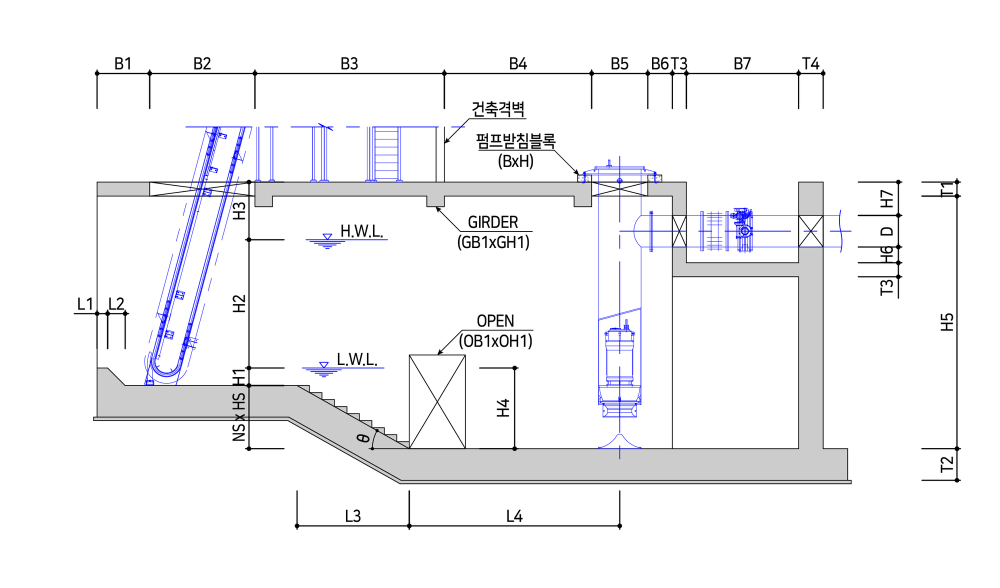
#> input picture src/DHBIMWATER.UI/Resources/PumpStationImages/TYPE-1_종단제원.png, 2000 x 1176 px (shown at 1/2 size)
$ python generate_pump_diagram_labels.py
#> lines starting #> are read from the running program, lines starting #| are printed output that depends on the picture; after the words box and inside, x2 and y2 are one past the last pixel; in counts of white or black regions, pixels touching at a corner belong together
"""Measure the parameter labels on the pumping-station diagram PNGs and write the highlight table.

Run: python tools/generate_pump_diagram_labels.py [preview_dir]
Writes src/DHBIMWATER.UI/ViewModels/Modeling/PumpingStationDiagramLabels.g.cs.

The pumping-station diagrams are CAD exports, not generated drawings, so the PNGs stay as they are.
This script finds the black label glyphs, groups them into words, and maps each word to a
parameter through SPEC below. Labels that touch a dimension line are not found automatically;
SPEC gives an approximate rectangle for those and the script trims it to the ink inside.
Only parameters whose input box sits on the same tab are listed (D, T6 on the profile and
T4 on the plan live on other tabs, so they are left out).
Pass a folder to also write preview PNGs with the boxes drawn on top.
"""
import sys
from collections import deque
from pathlib import Path

import numpy as np
from PIL import Image, ImageDraw

ROOT = Path(__file__).resolve().parents[1]
IMAGES = ROOT / "src/DHBIMWATER.UI/Resources/PumpStationImages"
TABLE = ROOT / "src/DHBIMWATER.UI/ViewModels/Modeling/PumpingStationDiagramLabels.g.cs"
PAD = 5

# Sheet name -> (PNG file, entries). An entry is either
#   ("w", word index, [names in reading order])  - an automatically found word, split at its gaps
#   ("r", (x0, y0, x1, y1), [names], "h"|"v")    - an approximate rectangle trimmed to its ink
# A name of None skips that piece. Vertical labels read bottom to top.
SPEC = {
    "종단-Type1": ("TYPE-1_종단제원.png", [
        ("w", 0, ["L1"]), ("w", 1, ["L2"]), ("w", 2, ["B1"]), ("w", 3, ["B2"]), ("w", 5, ["B3"]),
        ("w", 7, ["L3"]), ("w", 8, ["GB1"]), ("w", 9, ["OB1"]), ("w", 13, ["GH1"]), ("w", 14, ["OH1"]),
        ("w", 15, ["L4"]), ("w", 16, ["B4"]), ("w", 17, ["B5"]), ("w", 18, ["B6", "T3"]), ("w", 19, ["B7"]),
        ("w", 20, ["T4"]), ("w", 22, ["H7"]), ("w", 23, ["H3"]), ("w", 24, ["T3"]), ("w", 25, ["H2"]),
        ("w", 26, ["H5"]), ("w", 27, ["HS"]), ("w", 28, ["H4"]), ("w", 29, ["NS"]), ("w", 30, ["T2"]),
        ("r", (570, 905, 612, 958), ["H1"], "v"), ("r", (2180, 600, 2222, 655), ["H6"], "v"),
        ("r", (2328, 445, 2370, 492), ["T1"], "v"), ("r", (880, 1072, 918, 1100), ["θ"], "h"),
    ]),
    "종단-Type2": ("TYPE-2_종단제원.png", [
        ("w", 0, ["L1"]), ("w", 1, ["L2"]), ("w", 2, ["B1"]), ("w", 3, ["B2"]), ("w", 6, ["L3"]),
        ("w", 7, ["B3"]), ("w", 8, ["GB1"]), ("w", 9, ["OB1"]), ("w", 12, ["GH1"]), ("w", 13, ["OH1"]),
        ("w", 14, ["L4"]), ("w", 15, ["B5"]), ("w", 16, ["B6", "T3"]), ("w", 17, ["T4"]), ("w", 18, ["HB1"]),
        ("w", 20, ["B7"]), ("w", 21, ["HH1"]), ("w", 22, ["T3"]), ("w", 23, ["H7"]), ("w", 24, ["H3"]),
        ("w", 26, ["H2"]), ("w", 27, ["H5"]), ("w", 28, ["HS"]), ("w", 29, ["H4"]), ("w", 30, ["NS"]),
        ("w", 31, ["T2"]),
        ("r", (570, 905, 612, 958), ["H1"], "v"), ("r", (2180, 600, 2222, 655), ["H6"], "v"),
        ("r", (2328, 445, 2370, 492), ["T1"], "v"), ("r", (880, 1072, 918, 1100), ["θ"], "h"),
    ]),
    "종단-Type3": ("TYPE-3_종단제원.png", [
        ("w", 0, ["L1"]), ("w", 1, ["L2"]), ("w", 2, ["B1"]), ("w", 3, ["B2"]), ("w", 6, ["L3"]),
        ("w", 7, ["B3"]), ("w", 8, ["GB1"]), ("w", 10, ["OB1"]), ("w", 11, ["GH1"]), ("w", 13, ["L4"]),
        ("w", 14, ["OH1"]), ("w", 15, ["B5"]), ("w", 16, ["B6", "T3"]), ("w", 17, ["T4"]), ("w", 19, ["B7"]),
        ("w", 21, ["T4"]), ("w", 22, ["H7"]), ("w", 23, ["H3"]), ("w", 24, ["T3"]), ("w", 25, ["H2"]),
        ("w", 26, ["H5"]), ("w", 27, ["H1"]), ("w", 28, ["H4"]), ("w", 29, ["NS"]), ("w", 30, ["T2"]),
        ("r", (735, 1000, 778, 1055), ["HS"], "v"), ("r", (2170, 600, 2210, 655), ["H6"], "v"),
        ("r", (2258, 445, 2300, 492), ["T1"], "v"), ("r", (1048, 1066, 1086, 1095), ["θ"], "h"),
    ]),
    "평면-좌안부": ("TYPE-1_평면제원-좌안진입.png", [
        ("w", 0, ["B10", None]), ("w", 1, ["L5"]), ("w", 2, [None, "B10"]), ("w", 3, [None, "B10"]),
        ("w", 4, ["B9"]), ("w", 5, ["B10"]), ("w", 7, ["B8"]), ("w", 8, ["T5"]), ("w", 9, ["B8"]),
        ("w", 10, ["T5"]), ("w", 11, ["B8"]), ("w", 12, ["B10", None]),
        ("r", (2340, 930, 2395, 992), ["T5"], "v"),
    ]),
    "평면-우안부": ("TYPE-1_평면제원-우안진입.png", [
        ("w", 0, ["B10", None]), ("w", 1, ["L5"]), ("w", 3, ["B10"]),
        ("r", (2080, 1905, 2165, 1955), ["B10"], "h"),   # "T4 B10" 자동 분할이 틀려 사각형으로
        ("w", 5, ["B8"]), ("w", 6, ["T5"]), ("w", 7, ["B8"]), ("w", 8, ["T5"]), ("w", 9, ["B8"]),
        ("w", 10, ["B10", None]), ("w", 11, ["B9"]), ("w", 12, ["B10", None]),
        ("r", (2340, 1140, 2395, 1205), ["T5"], "v"),
    ]),
    "평면-측면부": ("TYPE-1_평면제원-측면진입.png", [
        ("w", 0, ["B10"]), ("w", 2, ["B8"]), ("w", 3, ["T5"]), ("w", 4, ["B8"]), ("w", 5, ["T5"]),
        ("w", 6, ["B8"]), ("w", 8, ["B10"]),
    ]),
}


def load_dark(path):
    a = np.array(Image.open(path).convert("RGBA")).astype(int)
    return (a[:, :, 3] > 128) & (a[:, :, 0] < 100) & (a[:, :, 1] < 100) & (a[:, :, 2] < 100)
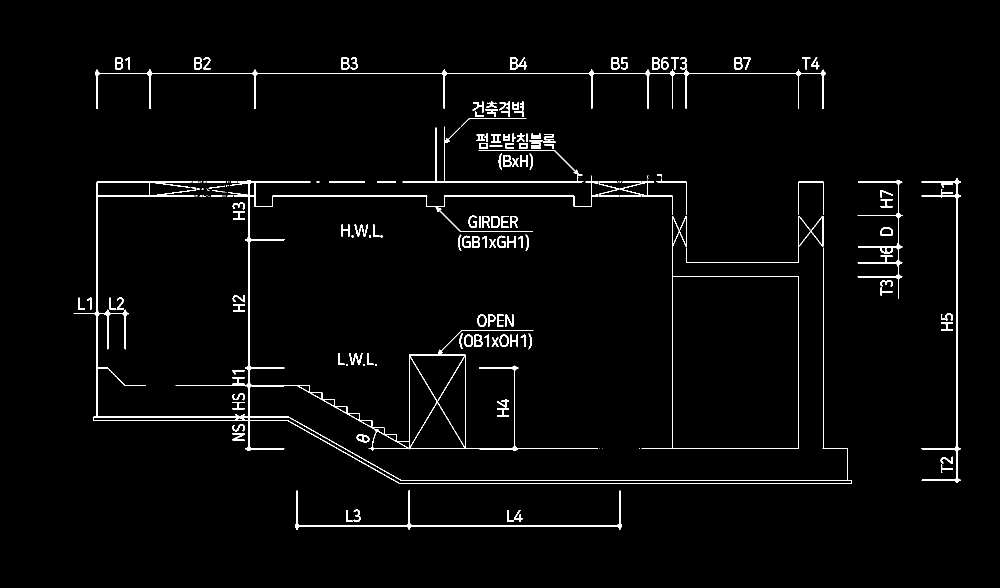
#> returned value: shape (1176, 2000) bool (shown at 1/2 size); 2.2% white in thin lines or dots, all inside (x1, y1, x2, y2) = (147, 114, 1922, 1060)


def components(dark):
    h, w = dark.shape
#> h = 1176; w = 2000
    seen = np.zeros_like(dark, dtype=bool)
    out = []
    for y0, x0 in zip(*np.nonzero(dark)):
        if seen[y0, x0]:
            continue
        q = deque([(y0, x0)])
        seen[y0, x0] = True
        x_lo = x_hi = x0
        y_lo = y_hi = y0
        n = 0
        while q:
            y, x = q.popleft()
            n += 1
            x_lo, x_hi, y_lo, y_hi = min(x_lo, x), max(x_hi, x), min(y_lo, y), max(y_hi, y)
            for dy in (-1, 0, 1):
                for dx in (-1, 0, 1):
                    yy, xx = y + dy, x + dx
                    if 0 <= yy < h and 0 <= xx < w and dark[yy, xx] and not seen[yy, xx]:
                        seen[yy, xx] = True
                        q.append((yy, xx))
        out.append((x_lo, y_lo, x_hi, y_hi, n))
#> this loop made 51657 passes
#> (y0, x0) on passes 2 to 4: (114, 413), (114, 414), (114, 415)
#> after the loop, out = 184 items, first 6: (407, 114, 420, 138, 142), (701, 114, 714, 138, 141), (1322, 114, 1336, 138, 178), (1360, 114, 1373, 138, 141), (231, 115, 245, 138, 199), (250, 115, 259, 138, 94)
    return out


def group(glyphs, horizontal):
    boxes = []
    for g in sorted(glyphs, key=lambda g: (g[0], g[1]) if horizontal else (g[1], g[0])):
        for b in boxes:
            if horizontal:
                overlap, gap = min(b[3], g[3]) - max(b[1], g[1]), g[0] - b[2]
            else:
                overlap, gap = min(b[2], g[2]) - max(b[0], g[0]), g[1] - b[3]
            if overlap > 10 and -5 <= gap <= 14:
                b[:] = [min(b[0], g[0]), min(b[1], g[1]), max(b[2], g[2]), max(b[3], g[3])]
                break
        else:
            boxes.append([g[0], g[1], g[2], g[3]])
    return boxes


def find_words(dark):
    glyphs = [c for c in components(dark)
              if 20 <= max(c[2] - c[0], c[3] - c[1]) + 1 <= 42 and min(c[2] - c[0], c[3] - c[1]) + 1 >= 3 and c[4] >= 25]
#> glyphs = 94 items, first 6: (407, 114, 420, 138, 142), (701, 114, 714, 138, 141), (1322, 114, 1336, 138, 178), (1360, 114, 1373, 138, 141), (231, 115, 245, 138, 199), (250, 115, 259, 138, 94)
    hz = [c for c in glyphs if 26 <= c[3] - c[1] + 1 <= 42 and c[2] - c[0] + 1 <= 42]
#> hz = [(997, 307, 1003, 338, 100), (1059, 307, 1065, 338, 94), (916, 469, 922, 500, 94), (1051, 469, 1057, 500, 96), (919, 667, 925, 697, 95), (1057, 667, 1063, 698, 98)]
    vt = [c for c in glyphs if 26 <= c[2] - c[0] + 1 <= 42 and c[3] - c[1] + 1 <= 42]
#> vt = [(970, 218, 995, 233, 161), (1059, 280, 1084, 282, 78), (1197, 367, 1238, 388, 141), (1240, 367, 1281, 388, 142), (417, 371, 449, 376, 53), (709, 449, 735, 472, 243), (698, 706, 724, 729, 245), (713, 868, 738, 884, 207)]
    words = [("h", b) for b in group(hz, True) if (b[2] - b[0]) >= (b[3] - b[1]) - 4]
#> the loop in group, `for g in sorted(glyphs, key=lambda g: (g[0], g[1]) if horizontal else ..` made 6 passes
#> after the loop in group, `for g in sorted(glyphs, key=lambda g: (g[0], g[1]) if horizontal else ..`: b = [1057, 667, 1063, 698]; boxes = [[916, 469, 922, 500], [919, 667, 925, 697], [997, 307, 1003, 338], [1051, 469, 1057, 500], [1057, 667, 1063, 698], [1059, 307, 1065, 338]]
#> words = []
    words += [("v", b) for b in group(vt, False) if (b[3] - b[1]) > (b[2] - b[0]) + 4]
#> the loop in group (call 2), `for g in sorted(glyphs, key=lambda g: (g[0], g[1]) if horizontal else ..` made 8 passes
    return words


def trim(dark, rect):
    """Ink box inside an approximate rectangle, ignoring dimension lines that cross it."""
    x0, y0, x1, y1 = rect
    sub = dark[y0:y1 + 1, x0:x1 + 1].copy()
    sub[:, sub.sum(axis=0) >= 0.8 * sub.shape[0]] = False
    sub[sub.sum(axis=1) >= 0.8 * sub.shape[1], :] = False
    ys, xs = np.nonzero(sub)
    return [x0 + xs.min(), y0 + ys.min(), x0 + xs.max(), y0 + ys.max()]


def split(dark, box, direction, count):
    """Split a word box into count pieces at its widest ink gaps (or evenly when there are none)."""
    if count == 1:
        return [box]
    x0, y0, x1, y1 = box
    sub = dark[y0:y1 + 1, x0:x1 + 1]
    profile = sub.sum(axis=0 if direction == "h" else 1)
    runs, start = [], None
    for i, v in enumerate(profile):
        if v == 0 and start is None:
            start = i
        elif v != 0 and start is not None:
            runs.append((i - start, start, i))
            start = None
    cuts = sorted(sorted(runs, reverse=True)[:count - 1], key=lambda r: r[1])
    if len(cuts) < count - 1 or min(r[0] for r in cuts) < 6:
        length = len(profile)
        cuts = [(0, length * k // count, length * k // count) for k in range(1, count)]
    pieces, prev = [], 0
    for _, a, b in cuts:
        pieces.append((prev, a))
        prev = b
    pieces.append((prev, len(profile)))
    out = []
    for a, b in pieces:
        out.append([x0 + a, y0, x0 + b - 1, y1] if direction == "h" else [x0, y0 + a, x1, y0 + b - 1])
    return out if direction == "h" else out[::-1]   # vertical text reads bottom to top


def main():
    preview_dir = Path(sys.argv[1]) if len(sys.argv) > 1 else None
    sheets = {}
    for sheet, (file, entries) in SPEC.items():
        path = IMAGES / file
        dark = load_dark(path)
        words = find_words(dark)
#> words = []
        labels = {}
        for entry in entries:
            if entry[0] == "w":
                direction, box = words[entry[1]]
                names = entry[2]
            else:
                box, names, direction = trim(dark, entry[1]), entry[2], entry[3]
            for name, piece in zip(names, split(dark, box, direction, len(names))):
                if name:
                    labels.setdefault(name, []).append(piece)
#> after the loop, labels = 0 items
        sheets[sheet] = labels
        if preview_dir:
            img = Image.open(path).convert("RGBA")
            bg = Image.new("RGBA", img.size, "white")
            draw = ImageDraw.Draw(bg)
            for name, boxes in labels.items():
                for b in boxes:
                    draw.rectangle([b[0] - PAD, b[1] - PAD, b[2] + PAD, b[3] + PAD], fill=(198, 255, 0, 255))
            bg.alpha_composite(img)
            draw = ImageDraw.Draw(bg)
            for name, boxes in labels.items():
                for b in boxes:
                    draw.text((b[2] + PAD + 2, b[1]), name, fill=(220, 0, 160, 255))
            bg.convert("RGB").save(preview_dir / f"pump_{sheet}.png")

    lines = [
        "// tools/generate_pump_diagram_labels.py 자동 생성. 직접 수정 금지.",
        "using System.Collections.Generic;",
        "",
        "namespace DHBIMWATER.UI.ViewModels.Modeling",
        "{",
        "    internal static partial class PumpingStationDiagramLabels",
        "    {",
        "        private static readonly Dictionary<string, Dictionary<string, string>> Sheets = new()",
        "        {",
    ]
    for sheet, labels in sheets.items():
        lines.append(f'            ["{sheet}"] = new()')
        lines.append("            {")
        for name in sorted(labels):
            path = " ".join(f"M{b[0] - PAD},{b[1] - PAD} H{b[2] + PAD} V{b[3] + PAD} H{b[0] - PAD} Z" for b in labels[name])
            lines.append(f'                ["{name}"] = "{path}",')
        lines.append("            },")
    lines += ["        };", "    }", "}", ""]
    TABLE.write_text("\n".join(lines), encoding="utf-8-sig")
    for sheet, labels in sheets.items():
        print(sheet, len(labels), sorted(labels))


if __name__ == "__main__":
#> (the run stopped early here; a loop or call above may not have finished)

$ run again, with src/DHBIMWATER.UI/Resources/PumpStationImages/1-1.펌프장_평면제원.png copied over src/DHBIMWATER.UI/Resources/PumpStationImages/TYPE-1_종단제원.png
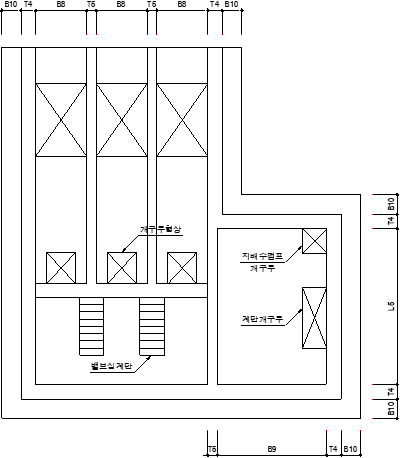
#> input picture src/DHBIMWATER.UI/Resources/PumpStationImages/1-1.펌프장_평면제원.png, 400 x 458 px
#> in load_dark, `return (a[:, :, 3] > 128) & (a[:, :, 0] < 100) & (a[:, :, 1] < 100) & ..`:
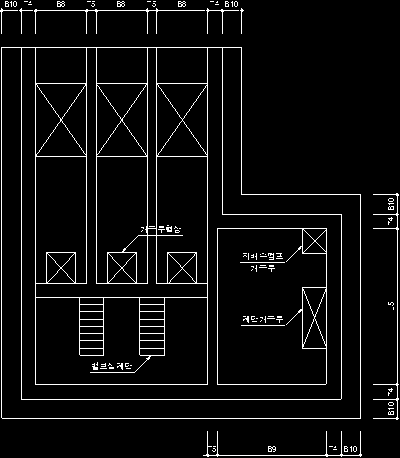
#> returned value: shape (458, 400) bool; 5.3% white in thin lines or dots
#> the loop in components, `for y0, x0 in zip(*np.nonzero(dark)):` made 9619 passes
#> (y0, x0) on passes 2, 3, 6: (1, 6), (1, 7), (1, 15)
#> after the loop in components, `for y0, x0 in zip(*np.nonzero(dark)):`: out = 105 items, first 6: (5, 1, 8, 6, 16), (10, 1, 11, 6, 7), (13, 1, 16, 6, 12), (24, 1, 27, 1, 4), (29, 1, 30, 2, 3), (57, 1, 64, 6, 28)
#> glyphs = [(0, 8, 17, 33, 46), (19, 8, 32, 33, 41), (206, 8, 238, 33, 87), (240, 8, 243, 33, 31)]
#> hz has the same summary as glyphs
#> vt = [(206, 8, 238, 33, 87)]
#> the loop in group, `for g in sorted(glyphs, key=lambda g: (g[0], g[1]) if horizontal else ..` made 4 passes
#> after the loop in group, `for g in sorted(glyphs, key=lambda g: (g[0], g[1]) if horizontal else ..`: b = [206, 8, 243, 33]; boxes = [[0, 8, 32, 33], [206, 8, 243, 33]]
#> in find_words, `words = [("h", b) for b in group(hz, True) if (b[2] - b[0]) >= (b[3] -..`: words = [('h', [0, 8, 32, 33]), ('h', [206, 8, 243, 33])]
#> the loop in group (call 2), `for g in sorted(glyphs, key=lambda g: (g[0], g[1]) if horizontal else ..` made 1 pass
#> the loop in main, `for entry in entries:` made 3 passes
#> after the loop in main, `for entry in entries:`: labels = {'L1': [[0, 8, 32, 33]], 'L2': [[206, 8, 243, 33]]}

$ run again, with src/DHBIMWATER.UI/Resources/PumpStationImages/1-2.펌프장_종단제원.png copied over src/DHBIMWATER.UI/Resources/PumpStationImages/TYPE-1_종단제원.png
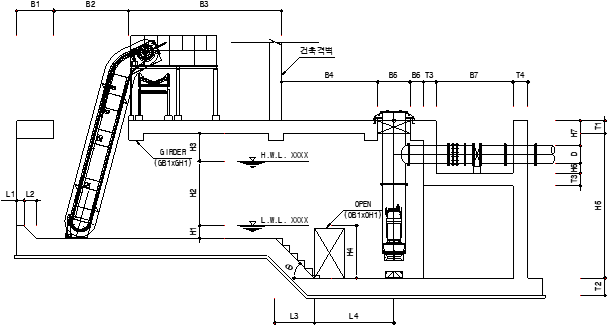
#> input picture src/DHBIMWATER.UI/Resources/PumpStationImages/1-2.펌프장_종단제원.png, 608 x 326 px
#> in load_dark, `return (a[:, :, 3] > 128) & (a[:, :, 0] < 100) & (a[:, :, 1] < 100) & ..`:
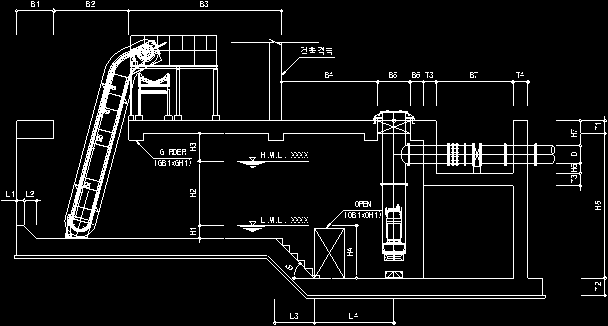
#> returned value: shape (326, 608) bool; 6.9% white in thin lines or dots
#> the loop in components, `for y0, x0 in zip(*np.nonzero(dark)):` made 13710 passes
#> (y0, x0) on passes 2, 3, 6: (1, 32), (1, 33), (1, 87)
#> after the loop in components, `for y0, x0 in zip(*np.nonzero(dark)):`: out = 117 items, first 6: (31, 1, 34, 6, 16), (37, 1, 38, 6, 7), (86, 1, 89, 6, 16), (91, 1, 94, 4, 9), (200, 1, 207, 6, 27), (91, 6, 94, 6, 4)
#> glyphs = []
#> after the loop in main, `for entry in entries:`: labels = 0 items
